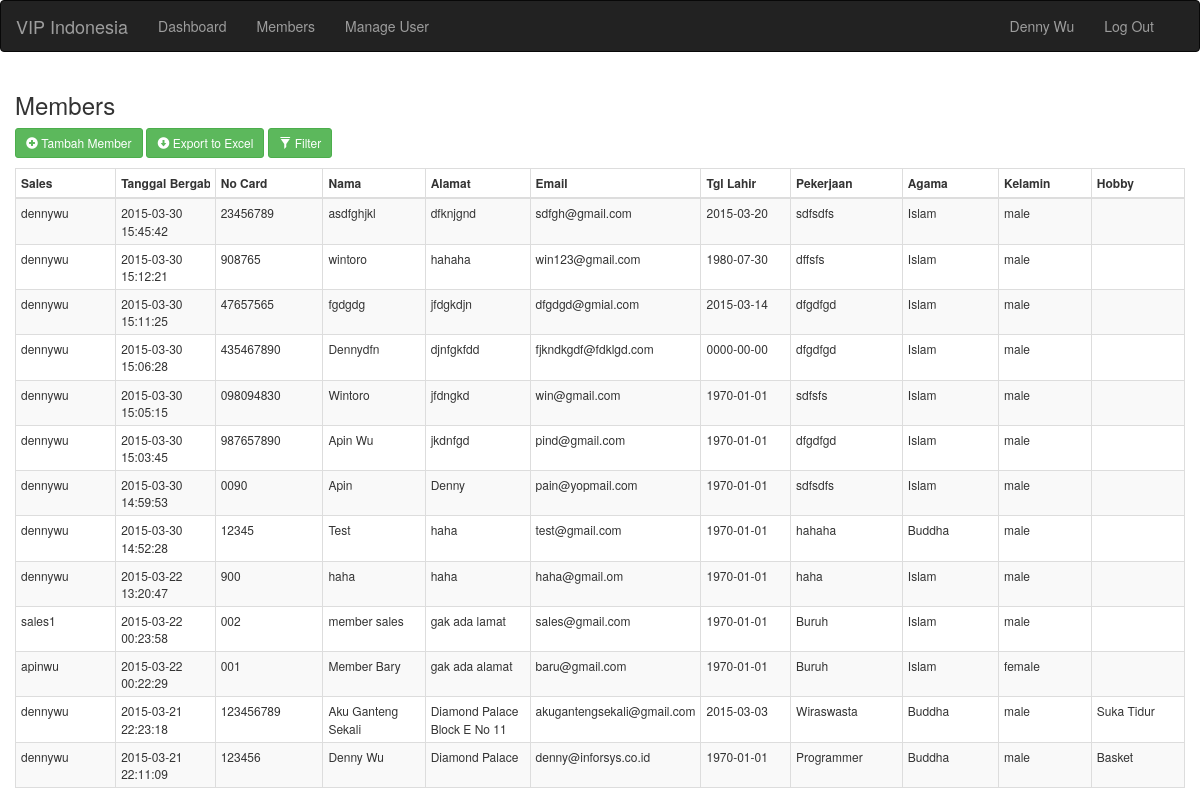
Screenshot of /members.php (signed in) with the database file from the repository.
### tables this page shows
CREATE TABLE IF NOT EXISTS `members` (
  `nocard` varchar(32) NOT NULL,
  `name` varchar(64) NOT NULL,
  `address` varchar(256) NOT NULL,
  `email` varchar(64) NOT NULL,
  `birthday` date NOT NULL,
  `job` varchar(64) NOT NULL,
  `religion` varchar(32) NOT NULL,
  `hobby` varchar(64) NOT NULL,
  `note` varchar(256) NOT NULL,
  `gender` varchar(32) NOT NULL,
  `username` varchar(64) NOT NULL,
  `registerdate` datetime NOT NULL,
  PRIMARY KEY (`nocard`),
  UNIQUE KEY `email` (`email`)
);

### php/presentation/getMembers.php (called while the page is built)
<?php
    function getMember(){
		$userRole = $_SESSION["role"];
		$username = $_SESSION["username"];
		if($userRole == "sales")
			$sql = "SELECT * FROM members where username = '$username' order by registerdate desc";
		else if($userRole == "colaborator")
			$sql = "SELECT * FROM members WHERE username ='$username' or username IN (
SELECT username FROM usersales where parent = '$username') order by registerdate desc";
		else
			$sql = "SELECT * FROM members order by registerdate desc";
		$result = mysql_query($sql);
		$members = array();
		while($row = mysql_fetch_array($result)){
			array_push($members, $row);
		}
		return $members;
	}
?>

### members.php (the view, shortened to what this page needs)
<html>
    <head>
		<link rel="stylesheet" href="assets/bootstrap-3.3.4-dist/css/bootstrap.min.css"/>
		<link rel="stylesheet" href="css/style.css"/>
    </head>
    <body>
        <?php include_once "header.php"; ?>
		<div class="container-fluid filterable">
			<h3>Members</h3>
			<div class='row' style='margin-bottom:10px;'>
				<div class='col-xs-12'>
					<a href="newmember.php" class='btn btn-success btn-sm'>
						<i class='glyphicon glyphicon-plus-sign'></i>
						Tambah Member
					</a>
					<button id="btn-export" class='btn btn-success btn-sm'>
						<i class='glyphicon glyphicon-circle-arrow-down'></i>
						Export to Excel
					</button>
                    <button class="btn btn-success btn-sm btn-filter">
						<span class="glyphicon glyphicon-filter"></span> Filter
					</button>
				</div>
			</div>
				<?php include_once 'php/presentation/getMembers.php'; ?>
				<?php
					$members = getMember();
				?>
			<div class="table-responsive">
				<table id="tbl-members" class="table table-striped table-hover table-condensed table-bordered">
					<thead>
						<tr class="filters">
							<th><input type="text" class="form-control input-sm" placeholder="Sales" disabled></th>
							<th><input type="text" class="form-control input-sm" placeholder="Tanggal Bergabung" disabled></th>
							<th><input type="text" class="form-control input-sm" placeholder="No Card" disabled></th>
							<th><input type="text" class="form-control input-sm" placeholder="Nama" disabled></th>
							<th><input type="text" class="form-control input-sm" placeholder="Alamat" disabled></th>
							<th><input type="text" class="form-control input-sm" placeholder="Email" disabled></th>
							<th><input type="text" class="form-control input-sm" placeholder="Tgl Lahir" disabled></th>
							<th><input type="text" class="form-control input-sm" placeholder="Pekerjaan" disabled></th>
							<th><input type="text" class="form-control input-sm" placeholder="Agama" disabled></th>
							<th><input type="text" class="form-control input-sm" placeholder="Kelamin" disabled></th>
							<th><input type="text" class="form-control input-sm" placeholder="Hobby" disabled></th>
						</tr>
					</thead>
					<tbody>
					<?php
						if(count($members) == 0){
							echo "<tr>
									<td colspan='11' style='text-align:center;'>Tidak ada member yang ditemukan</td>
								</tr>";
						}
						else{
							foreach ($members as $member) {
							  echo "<tr>
										<td>".$member["username"]."</td>
										<td>".$member["registerdate"]."</td>
										<td>".$member["nocard"]."</td>
										<td>".$member["name"]."</td>
										<td>".$member["address"]."</td>
										<td>".$member["email"]."</td>
										<td>".$member["birthday"]."</td>
										<td>".$member["job"]."</td>
										<td>".$member["religion"]."</td>
										<td>".$member["gender"]."</td>
										<td>".$member["hobby"]."</td>
									</tr>";
							}
						}
					?>
					</tbody>
				</table>
			</div>
		</div>
    </body>
</html>

### css/style.css (style rules this page uses)
table { font-size:12px; }
.filterable { margin-top: 15px; }
.filterable .filters input[disabled] { background-color: transparent; border: none; cursor: auto; box-shadow: none; padding: 0; height: auto; font-size: 12px; }

### rows the page displays
members: username "dennywu", registerdate "2015-03-30 15:45:42", nocard "23456789", name "asdfghjkl", address "dfknjgnd", email "sdfgh@gmail.com", birthday "2015-03-20", job "sdfsdfs", religion "Islam", gender "male"
members: username "dennywu", registerdate "2015-03-30 15:12:21", nocard "908765", name "wintoro", address "hahaha", email "win123@gmail.com", birthday "1980-07-30", job "dffsfs", religion "Islam", gender "male"
members: username "dennywu", registerdate "2015-03-30 15:11:25", nocard "47657565", name "fgdgdg", address "jfdgkdjn", email "dfgdgd@gmial.com", birthday "2015-03-14", job "dfgdfgd", religion "Islam", gender "male"
members: username "dennywu", registerdate "2015-03-30 15:06:28", nocard "435467890", name "Dennydfn", address "djnfgkfdd", email "fjkndkgdf@fdklgd.com", birthday "0000-00-00", job "dfgdfgd", religion "Islam", gender "male"
members: username "dennywu", registerdate "2015-03-30 15:05:15", nocard "098094830", name "Wintoro", address "jfdngkd", email "win@gmail.com", birthday "1970-01-01", job "sdfsfs", religion "Islam", gender "male"
members: username "dennywu", registerdate "2015-03-30 15:03:45", nocard "987657890", name "Apin Wu", address "jkdnfgd", email "pind@gmail.com", birthday "1970-01-01", job "dfgdfgd", religion "Islam", gender "male"
members: username "dennywu", registerdate "2015-03-30 14:59:53", nocard "0090", name "Apin", address "Denny", email "pain@yopmail.com", birthday "1970-01-01", job "sdfsdfs", religion "Islam", gender "male"
members: username "dennywu", registerdate "2015-03-30 14:52:28", nocard "12345", name "Test", address "haha", email "test@gmail.com", birthday "1970-01-01", job "hahaha", religion "Buddha", gender "male"
members: username "dennywu", registerdate "2015-03-22 13:20:47", nocard "900", name "haha", address "haha", email "haha@gmail.om", birthday "1970-01-01", job "haha", religion "Islam", gender "male"
members: username "sales1", registerdate "2015-03-22 00:23:58", nocard "002", name "member sales", address "gak ada lamat", email "sales@gmail.com", birthday "1970-01-01", job "Buruh", religion "Islam", gender "male"
members: username "apinwu", registerdate "2015-03-22 00:22:29", nocard "001", name "Member Bary", address "gak ada alamat", email "baru@gmail.com", birthday "1970-01-01", job "Buruh", religion "Islam", gender "female"
members: username "dennywu", registerdate "2015-03-21 22:23:18", nocard "123456789", name "Aku Ganteng Sekali", address "Diamond Palace Block E No 11", email "akugantengsekali@gmail.com", birthday "2015-03-03", job "Wiraswasta", religion "Buddha", gender "male", hobby "Suka Tidur"
members: username "dennywu", registerdate "2015-03-21 22:11:09", nocard "123456", name "Denny Wu", address "Diamond Palace", email "denny@inforsys.co.id", birthday "1970-01-01", job "Programmer", religion "Buddha", gender "male", hobby "Basket"

### other values shown
$_SESSION["fullname"] "Denny Wu"
